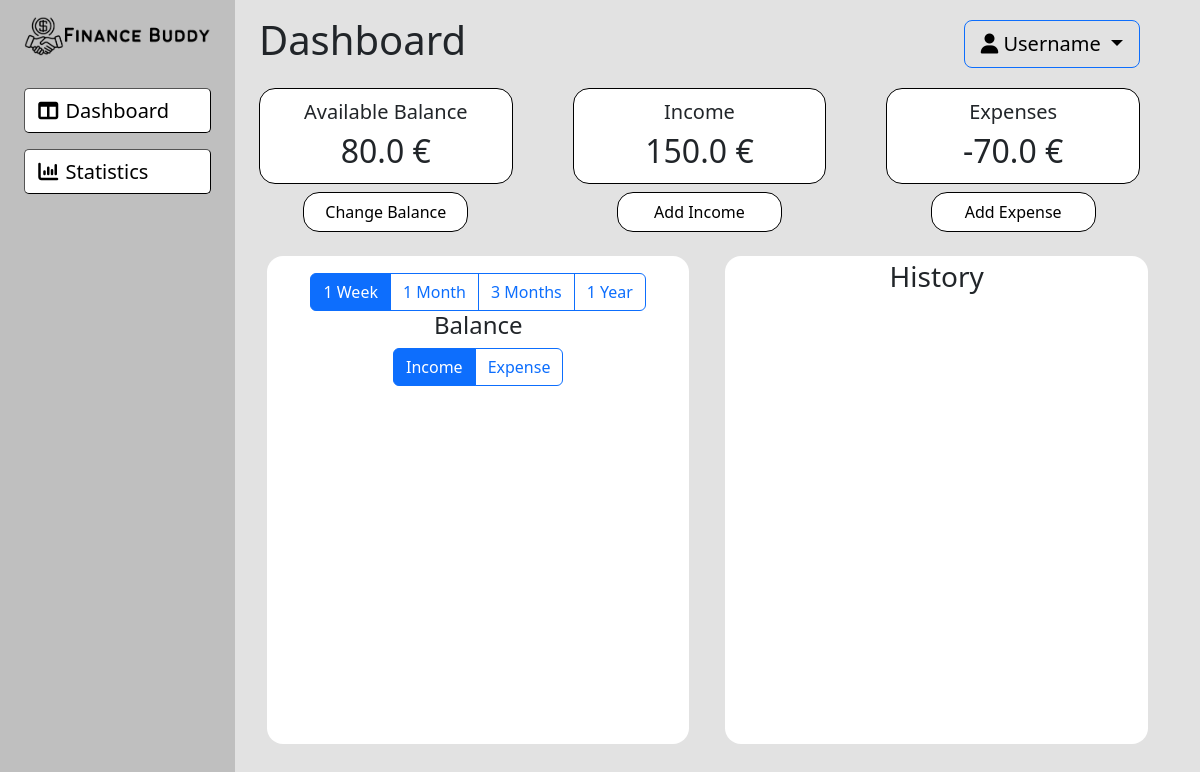
Screenshot of /dashboard/ (signed in) with the database file from the repository.
### tables this page shows
CREATE TABLE user (
  user_id INTEGER PRIMARY KEY AUTOINCREMENT,
  username TEXT UNIQUE NOT NULL,
  password_hash TEXT NOT NULL,
  total_balance FLOAT NOT NULL,
  total_income FLOAT NOT NULL,
  total_expense FLOAT NOT NULL,
  income_category TEXT NOT NULL,
  expense_category TEXT NOT NULL
);

### app/dashboard.py (the view, shortened to what this page needs)
@bp.route("/", methods=["GET", "POST"])
@login_required
def dashboard():
    db = get_db()
    balanceForm = BalanceForm(request.form)
    incomeForm = IncomeForm(request.form)
    expenseForm = ExpenseForm(request.form)
    if request.method == "POST" and balanceForm.validate_on_submit():
        balance = balanceForm.balance.data
        db.execute("UPDATE user SET total_balance = ? WHERE user_id = ?",
                   (round(float(balance), 2), g.user["user_id"]))
        db.commit()
        return redirect(url_for("dashboard.dashboard"))
    return render_template("dashboard/dashboard.html", user_data=g.user, balanceForm=balanceForm, incomeForm=incomeForm, expenseForm=expenseForm)

### app/auth.py (called while the page is built)
@bp.before_app_request
def load_logged_in_user():
    user_id = session.get('user_id')
    if user_id is None:
        g.user = None
    else:
        g.user = get_db().execute('SELECT * FROM user WHERE user_id = ?', (user_id,)).fetchone()

def login_required(view):
    @functools.wraps(view)
    def wrapped_view(**kwargs):
        if g.user is None:
            return redirect(url_for('auth.login'))
        return view(**kwargs)
    return wrapped_view

### app/db.py (called while the page is built)
def get_db():
    if 'db' not in g:
        g.db = sqlite3.connect(
            current_app.config['DATABASE'],
            detect_types=sqlite3.PARSE_DECLTYPES
        )
        g.db.row_factory = sqlite3.Row
    return g.db

### app/templates/dashboard/dashboard.html (shortened to what this page needs)
{% extends "dashboard/baseDashboard.html" %}
{% block active_screen %}
<h1>Dashboard</h1>
{% endblock %}
{% block content %}
<div class="finance-data-container">
    <div class="amount-data-container">
        <div class="finance-data-display">
            <p class="finance-data-title">Available Balance</p>
            <p class="finance-data-amount">{{ user_data["total_balance"] }} €</p>
        </div>
        <button id="testbutton" type="button" class="finance-data-button" data-bs-toggle="modal" data-bs-target="#balanceModal">
            Change Balance
        </button>
    </div>
    <div class="amount-data-container">
        <div class="finance-data-display">
            <p class="finance-data-title">Income</p>
            <p class="finance-data-amount">{{ user_data["total_income"] }} €</p>
        </div>
        <button type="button" class="finance-data-button" data-bs-toggle="modal" data-bs-target="#incomeModal">
            Add Income
        </button>
    </div>
    <div class="amount-data-container">
        <div class="finance-data-display">
            <p class="finance-data-title">Expenses</p>
            <p class="finance-data-amount">{{ user_data["total_expense"] }} €</p>
        </div>
        <button type="button" class="finance-data-button" data-bs-toggle="modal" data-bs-target="#expenseModal">
            Add Expense
        </button>
    </div>
</div>
<div class="finance-widgets-container">
    <div class="widget-container">
        <div class="balance-history-widget">
            <div class="btn-group" role="group">
                <label class="btn btn-outline-primary" for="week_1">1 Week</label>
                <label class="btn btn-outline-primary" for="month_1">1 Month</label>
                <label class="btn btn-outline-primary" for="month_3">3 Months</label>
                <label class="btn btn-outline-primary" for="year_1">1 Year</label>
            </div>
            <div>
                <h4>Balance</h4>
                <div class="btn-group" role="group">
                    <label class="btn btn-outline-primary" for="income_radio">Income</label>
                    <label class="btn btn-outline-primary" for="expense_radio">Expense</label>
                </div>
            </div>
        </div>
    </div>
    <div class="widget-container">
        <div class="finance-history-widget" id="history_widget">
            <h3>History</h3>
            <ol id=history_list class="list-group overflow-auto h-100" style="max-height: 55vh;">
            </ol>
        </div>
    </div>
</div>
{% endblock %}

### app/static/css/main.css (style rules this page uses)
.finance-data-container { display: flex; align-items: center; justify-content: center; column-gap: 5vw; margin-top: 2vh; margin-bottom: 2vh; }
.amount-data-container { flex: 1; display: flex; flex-direction: column; align-items: center; justify-content: center; }
.finance-data-display { display: flex; flex-direction: column; justify-content: center; align-items: center; background-color: white; border-radius: 2vh; width: 100%; padding: 1vh; padding-left: 1vw; padding-right: 1vw; border: black solid 1px; }
.finance-data-button { background-color: white; border-radius: 2vh; margin-top: 1vh; width: 65%; height: 5vh; font-size: 2vh; border: black solid 1px; transition: 0.25s; }
.finance-data-title { font-size: 2.5vh; margin: auto; }
.finance-data-amount { font-size: 4vh; margin: auto; }
.finance-widgets-container { display: flex; align-items: center; justify-content: center; column-gap: 3vw; width: 100%; height: 100%; max-height: 70vh; }
.widget-container { width: 50%; height: 100%; }
.balance-history-widget { width: 100%; height: 100%; margin: 1vh; margin-right: 1vw; background-color: white; border-radius: 2vh; padding: 4%; align-items: center; justify-content: center; text-align: center; }
.finance-history-widget { text-align: center; width: 100%; height: 100%; margin: 1vh; margin-right: 1vw; background-color: white; border-radius: 2vh; padding: 1%; }

### rows the page displays
user: total_balance "80.0", total_income "150.0", total_expense "-70.0"
